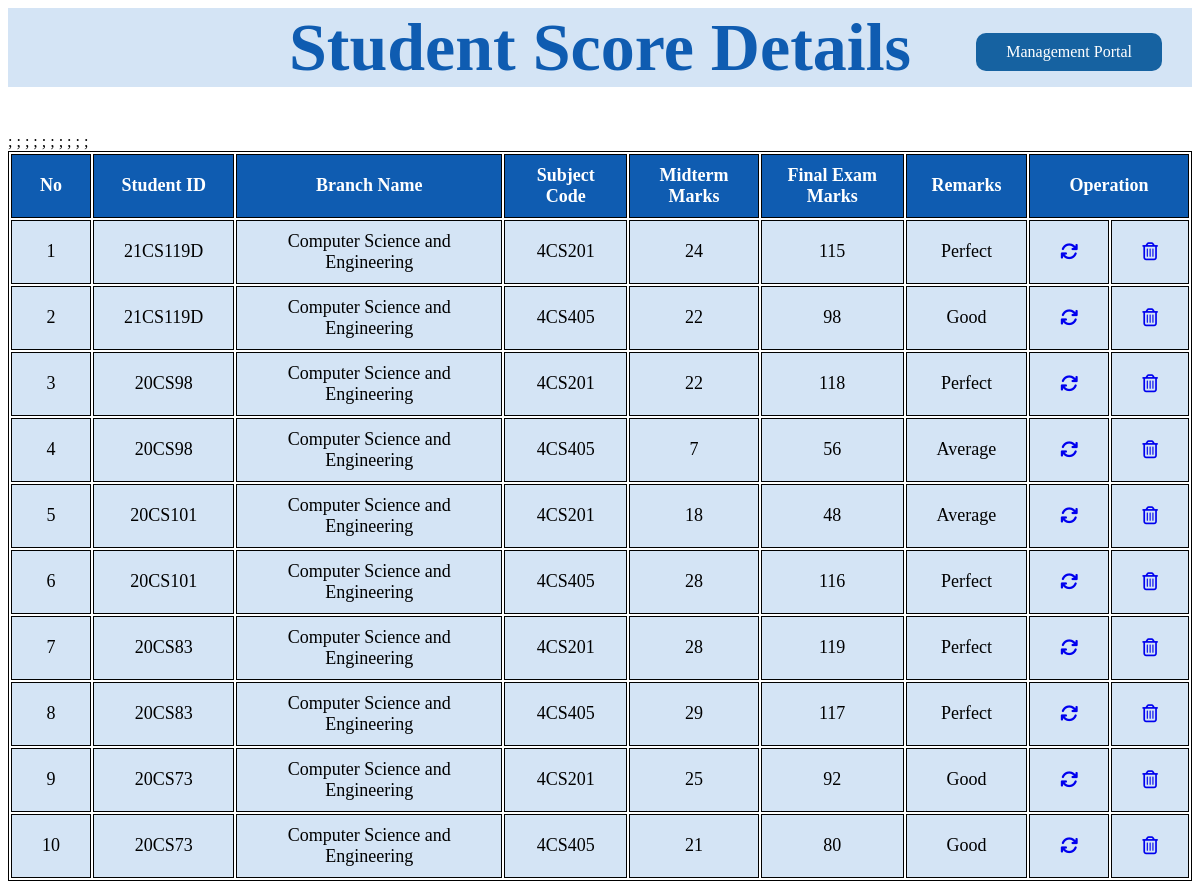
Page /ApnaCollege/Score/ViewScore.php on the committed database.
### tables this page shows
CREATE TABLE `score` (
  `No` int NOT NULL AUTO_INCREMENT,
  `sid` varchar(20) NOT NULL,
  `Branch` varchar(50) NOT NULL,
  `Subject_id` varchar(30) NOT NULL,
  `MidTerm` int NOT NULL,
  `Final` int NOT NULL,
  `Remarks` varchar(30) DEFAULT NULL,
  PRIMARY KEY (`No`)
);

### ApnaCollege/Score/ViewScore.php (the view, shortened to what this page needs)
	<html>
<head>
</head>
<body>
	<div>
		<h1>Student Score Details</h1>
		<a href="../ManPortal.php" class="lgbtn">Management Portal</a>
	</div>
	<div class=Table>
		<table class="table">
			<thead>
			<tr>
				<th>No</th>
				<th>Student ID</th>
				<th>Branch Name</th>
				<th>Subject Code</th>
				<th>Midterm Marks</th>
				<th>Final Exam Marks</th>
				<th>Remarks</th>
				<th colspan="2">Operation</th>
			</tr>
			</thead>
			<?php
				include_once "../Connect/connection.php";
				$sel="select No, sid, Branch, Subject_id, Midterm, Final, Remarks from score";
				$sql_sel = mysqli_query($conn, $sel);
				$i=0;
				while($row=mysqli_fetch_array($sql_sel)){
					$i++;
			?>
			<tr>
				<td><?php echo $i?></td>
				<td><?php echo $row['sid']?></td>
				<td><?php echo $row['Branch']?></td>
				<td><?php echo $row['Subject_id']?></td>
				<td><?php echo $row['Midterm']?></td>
				<td><?php echo $row['Final']?></td>
				<td><?php echo $row['Remarks']?></td>
				<td><a href="updatescore.php?id=<?php echo $row['No'] ?> &stuid=<?php echo $row['sid'];?> &bname=<?php echo $row['Branch'];?> &subid=<?php echo $row['Subject_id'];?> &midterm=<?php echo $row['Midterm'];?> &final=<?php echo $row['Final'];?> &remark=<?php echo $row['Remarks']?>"><i class='fas fa-sync'></a></td>
				<td><a href="delscore.php?id=<?php echo $row['No'] ?>"><i class='far fa-trash-alt'></i></a></td></tr>;
			<?php
				}
			?>
		</table>
	</div>
</body>
</html>

### ApnaCollege/Score/ViewScore.php (style rules this page uses)
table { margin: 0 auto; font-size: large; border: 1px solid black; }
h1 { text-align: center; color: #0f5cb1; font-size: 68; font-family: 'Times New Roman'; background-color : #d4e4f5; }
.lgbtn { float: right; margin-top: -100px; margin-right: 30px; padding: 10px 30px; color: white; background: #1662a1; border-radius: 10px; text-decoration: none; }
td { background-color: #d4e4f5; border: 1px solid black; font-weight: bold; padding: 10px 30px; text-align: center; font-weight: lighter; }
th { font-weight: bold; border: 1px solid black; padding: 10px; text-align: center; color: white; background-color: #0f5cb1; }

### rows in the picture
score: sid "21CS119D", Branch "Computer Science and Engineering", Subject "4CS201", MidTerm "24", Final "115", Remarks "Perfect"
score: sid "21CS119D", Branch "Computer Science and Engineering", Subject "4CS405", MidTerm "22", Final "98", Remarks "Good"
score: sid "20CS98", Branch "Computer Science and Engineering", Subject "4CS201", MidTerm "22", Final "118", Remarks "Perfect"
score: sid "20CS98", Branch "Computer Science and Engineering", Subject "4CS405", MidTerm "7", Final "56", Remarks "Average"
score: sid "20CS101", Branch "Computer Science and Engineering", Subject "4CS201", MidTerm "18", Final "48", Remarks "Average"
score: sid "20CS101", Branch "Computer Science and Engineering", Subject "4CS405", MidTerm "28", Final "116", Remarks "Perfect"
score: sid "20CS83", Branch "Computer Science and Engineering", Subject "4CS201", MidTerm "28", Final "119", Remarks "Perfect"
score: sid "20CS83", Branch "Computer Science and Engineering", Subject "4CS405", MidTerm "29", Final "117", Remarks "Perfect"
score: sid "20CS73", Branch "Computer Science and Engineering", Subject "4CS201", MidTerm "25", Final "92", Remarks "Good"
score: sid "20CS73", Branch "Computer Science and Engineering", Subject "4CS405", MidTerm "21", Final "80", Remarks "Good"
